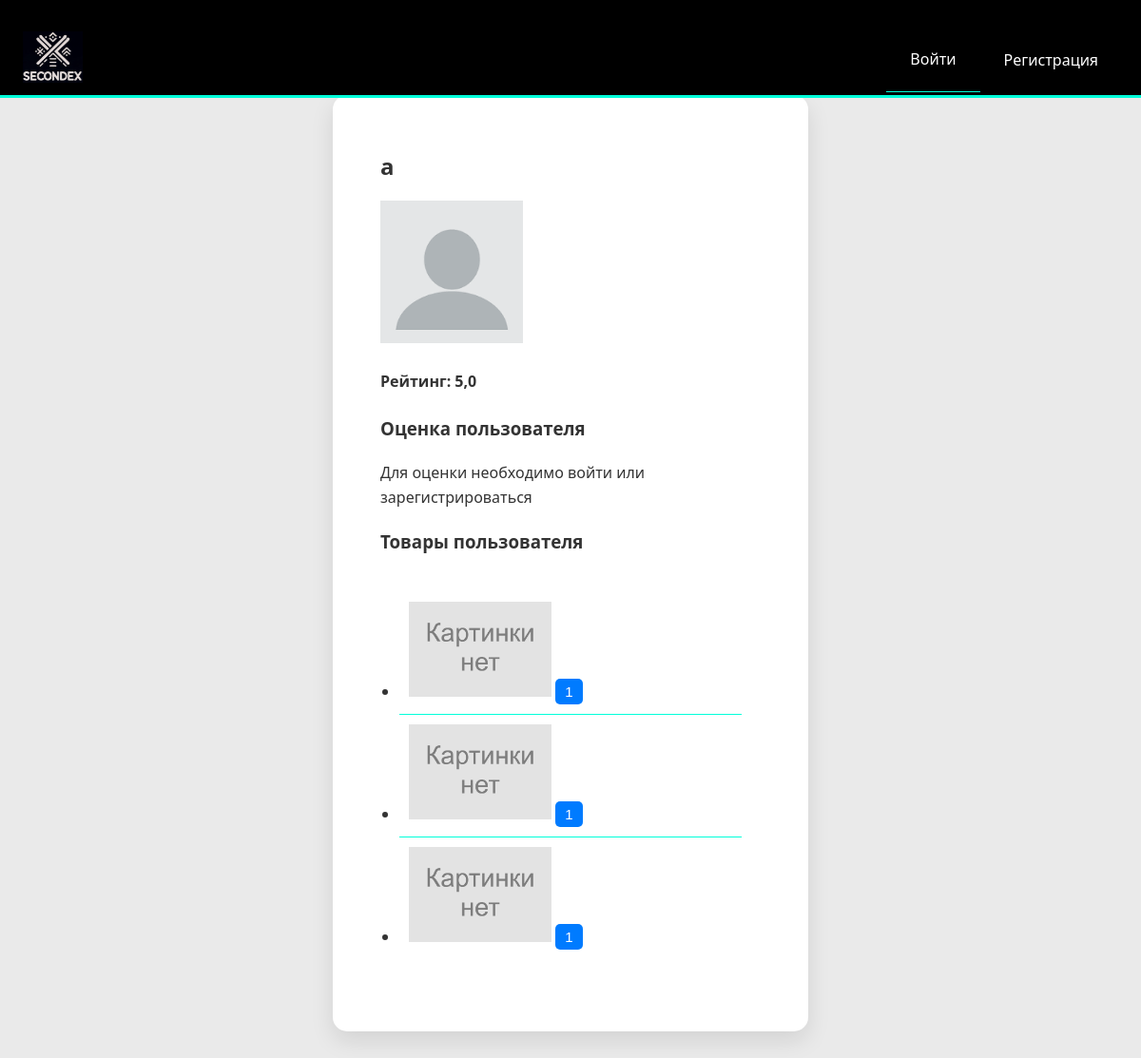
Screenshot of /profile/6/ with the database file from the repository.
### first/models.py (models this page shows)
class CustomUser(AbstractUser):
    image = models.ImageField(upload_to='user_img/', default='user_img/user_default.png')
    phone_number = models.CharField(max_length=15)
    birth_date = models.DateField(null=True, blank=True)
    rating = models.FloatField(default=5.00, validators=[MaxValueValidator(8.00), MinValueValidator(2.00)])
    votes = models.IntegerField(default=0)

class Product(models.Model):
    seller = models.ForeignKey(CustomUser, on_delete=models.CASCADE)
    title = models.CharField(max_length=200)
    description = models.CharField(max_length=200)
    price = models.DecimalField(max_digits=10, decimal_places=2, validators=[MinValueValidator(0)])
    type = models.CharField(max_length=200, default='snowboard')
    rost = models.CharField(max_length=200, default=' ')
    zhest = models.CharField(max_length=200, default=' ')
    progib = models.CharField(max_length=200, default=' ')
    brand = models.CharField(max_length=200, default=' ')
    image = models.ImageField(upload_to='product_img/', default="product_img/snowboard_default.png")
    available = models.BooleanField(default=True)
    creation_date = models.DateTimeField(default=datetime.date.today)
    is_purchased = models.BooleanField(default=False)

### first/views.py (the view, shortened to what this page needs)
# urls.py: path('profile/<int:id>/', views.other_profile, name='other_profile'),
def other_profile(request, id):
    other_user = CustomUser.objects.filter(id=id)[0]
    sale_products = Product.objects.filter(seller_id=other_user.id)
    context = {'sale_products': sale_products,
               'username': other_user.username,
               'image': other_user.image,
               'rating': other_user.rating
               }
    return render(request, 'other_profile.html', context)

### first/templates/other_profile.html (shortened to what this page needs)
<!DOCTYPE html>
<html lang="en">
<head>
    {% load static %}
    <link rel="stylesheet" href="{% static 'css/other_profile.css' %}">
</head>
<body>
    {% include 'menu.html' %}
    <form method="post" id="form">
        <h1>{{ username }}</h1>
        <img src="{{ image.url }}" style="width:150px;">
        <h4>Рейтинг: {{ rating }}</h4>
        <h3>Оценка пользователя</h3>
        {% if user.is_authenticated %}
            {% csrf_token %}
            <div class="star-rating">
                <input id="star-5" type="radio" name="rating" value="5">
                <label for="star-5" title="5 stars">&#9733;</label>
                <input id="star-4" type="radio" name="rating" value="4">
                <label for="star-4" title="4 stars">&#9733;</label>
                <input id="star-3" type="radio" name="rating" value="3">
                <label for="star-3" title="3 stars">&#9733;</label>
                <input id="star-2" type="radio" name="rating" value="2">
                <label for="star-2" title="2 stars">&#9733;</label>
                <input id="star-1" type="radio" name="rating" value="1">
                <label for="star-1" title="1 star">&#9733;</label>
            </div>
            <button type="submit">Отправить</button>
        {% else %}
            <p>Для оценки необходимо войти или зарегистрироваться</p>
        {% endif %}
        <h3>Товары пользователя</h3>
        {% if sale_products %}
            <ul>
                {% for i in sale_products %}
                    <li>
                        <img src="{{ i.image.url }}" style="width:150px;">
                        <button class="links"><a href="/product/{{ i.id }}">{{ i.title }}</a></button>
                    </li>
                {% endfor %}
            </ul>
        {% else %}
            <p>Товаров пока нет</p>
        {% endif %}
    </form>
</body>
</html>

### first/static/css/other_profile.css (style rules this page uses)
body { font-family: Arial, sans-serif; margin: 0; background-color: #f4f4f4; justify-content: center; display: flex; padding-top: 75px; }
form { background-color: #ffffff; padding: 40px 50px; border-radius: 15px; box-shadow: 0 10px 25px 0 rgba(0, 0, 0, 0.1); max-width: 400px; width: 100%; margin: 0px 30px; height: 100%; margin: 100px; }
h1 { color: #333; font-size: 24px; }
button { background-color: #007bff; color: #fff; border: none; padding: 10px 20px; border-radius: 5px; cursor: pointer; font-size: 16px; }
a { text-decoration: none; color: white; }
.links { background-color: #007bff; color: #fff; border: none; padding: 5px 10px; border-radius: 5px; cursor: pointer; font-size: 15px; }

### first/static/css/menu.css (style rules this page uses)
body { font-family: 'Segoe UI', Tahoma, Geneva, Verdana, sans-serif; margin: 0; margin-bottom: 100px; padding: 0; background-color: #eaeaea; color: #333; line-height: 1.6; }
body { padding-top: 120px; }
h1, h2 { color: #333; }
ul { padding: 20px; }
li { padding: 10px; border-bottom: 1px solid #00ffda; }
li:last-child { border-bottom: none; }
:root { --primary-color: #333; --secondary-color: #eaeaea; --snowflake-size: 20px; --snowflake-opacity: 0.5; }
body { font-family: 'Segoe UI', Tahoma, Geneva, Verdana, sans-serif; margin: 0; padding: 0; background-color: var(--secondary-color); color: var(--primary-color); line-height: 1.6; }

### rows the page displays
CustomUser: rating "5,0"
Product: image (placeholder picture), title "1"
Product: image (placeholder picture), title "1"
Product: image (placeholder picture), title "1"

### other values shown
{{ username }} "a"
